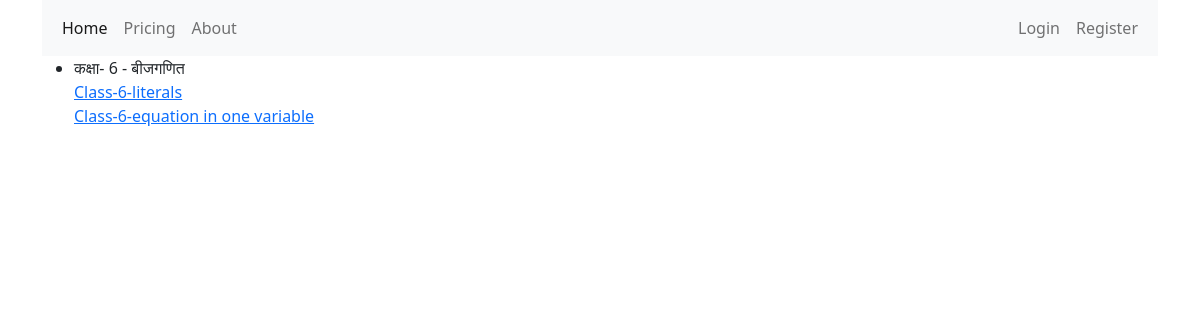
Page /6 on the committed database.
### courses/models.py (models this page shows, shortened)
class Course(models.Model):
    slug = models.SlugField()
    title = models.CharField(max_length=120)
    description = models.TextField()
    grade = models.IntegerField(default=6)
    package = models.ForeignKey(Package, on_delete=models.SET_NULL, null = True)
    @property
    def lessons(self):
        return self.lesson_set.all().order_by('position')

class Lesson(models.Model):
    slug = models.SlugField()
    title = models.CharField(max_length=120)
    course = models.ForeignKey(Course, on_delete=models.SET_NULL, null = True)
    position = models.IntegerField()
    url = EmbedVideoField(default='https://youtu.be/cdbJv7amERc')
    def get_absolute_url(self):
        return reverse('courses:lesson_detail',
            kwargs={
                'course_slug':self.course.slug,
                'lesson_slug':self.slug
                })

### courses/views.py (the view)
# urls.py: path('<int:grade>', CourseDetailView.as_view(), name='detail'),
class CourseDetailView(View):
    def get(self,request,grade, *args, **kwargs):
        course_qs = Course.objects.filter(grade=grade)
        if course_qs.exists():
            context = {
                'object' : course_qs
            }
        return render(request,"courses/course_detail.html",context)

### courses/templates/courses/course_detail.html (shortened to what this page needs)
{% extends 'courses/base.html' %}
{% block content %}
    {%  for course in object %}
      <ul>
        <li>{{ course.title }}</li>
        <ul class="list-unstyled">
          {% for lesson in course.lessons %}
            <li><a href="{{ lesson.get_absolute_url }}">{{ lesson.title }}</a></li>
          {% endfor %}
        </ul>
      </ul>
    {% endfor %}
{% endblock %}

### rows in the picture
Course: title "कक्षा- 6 - बीजगणित"
Lesson: title "Class-6-literals"
Lesson: title "Class-6-equation in one variable"
